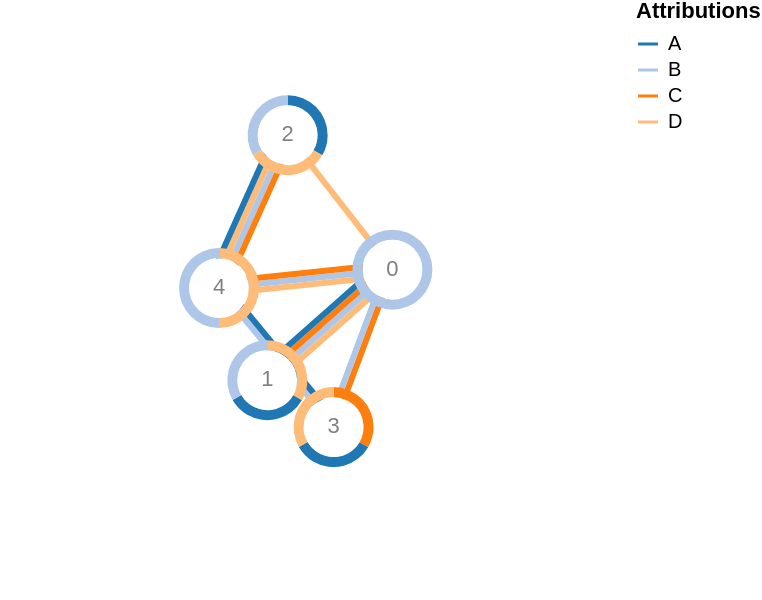

Describe this chart as a Vega-Lite specification.
### Vega specification from a JSON file in a GitHub repository (floating-point values rounded to 4 significant figures)
{"$schema": "https://vega.github.io/schema/vega/v5.json", "description": "A node-link diagram with force-directed and attributions as arc-segments, multilines.", "width": 300, "height": 300, "padding": 0, "signals": [{"name": "cx", "update": "width / 2"}, {"name": "cy", "update": "height / 2"}, {"name": "innerRadius", "value": 15}, {"name": "bandWidth", "value": 5}, {"name": "nodeCharge", "value": -80}, {"name": "linkDistance", "value": 80}, {"name": "lineWidth", "value": 3}, {"name": "static", "value": true, "bind": {"input": "checkbox"}}, {"description": "State variable for active node fix status.", "name": "fix", "value": false, "on": [{"events": "symbol:mouseout[!event.buttons], window:mouseup", "update": "false"}, {"events": "symbol:mouseover", "update": "fix || true"}, {"events": "[symbol:mousedown, window:mouseup] > window:mousemove!", "update": "xy()", "force": true}]}, {"description": "Graph node most recently interacted with.", "name": "node", "value": null, "on": [{"events": "symbol:mouseover", "update": "fix === true ? item() : node"}]}, {"description": "Flag to restart Force simulation upon data changes.", "name": "restart", "value": false, "on": [{"events": {"signal": "fix"}, "update": "fix && fix.length"}]}], "scales": [{"name": "color", "type": "ordinal", "range": {"scheme": "category20"}, "domain": {"sort": {"order": "ascending"}, "fields": [{"data": "node-attributions", "field": "attribution"}, {"data": "link-attributions", "field": "attribution"}]}}], "legends": [{"title": "Attributions", "stroke": "color", "symbolType": "stroke"}], "marks": [{"name": "nodes", "type": "symbol", "zindex": 1, "from": {"data": "node-data"}, "on": [{"trigger": "fix", "modify": "node", "values": "fix === true ? {fx: node.x, fy: node.y} : {fx: fix[0], fy: fix[1]}"}, {"trigger": "!fix", "modify": "node", "values": "{fx: null, fy: null}"}], "encode": {"enter": {"fill": {"value": "white"}, "size": {"signal": "2 * (innerRadius+bandWidth+1) * (innerRadius+bandWidth+1)"}}, "update": {"cursor": {"value": "pointer"}}}, "transform": [{"type": "force", "iterations": 300, "restart": {"signal": "restart"}, "static": {"signal": "static"}, "signal": "force", "forces": [{"force": "center", "x": {"signal": "cx"}, "y": {"signal": "cy"}}, {"force": "collide", "radius": {"signal": "innerRadius+bandWidth"}}, {"force": "nbody", "strength": {"signal": "nodeCharge"}}, {"force": "link", "links": "link-data", "distance": {"signal": "linkDistance"}}]}]}, {"name": "links", "type": "group", "zindex": 0, "from": {"facet": {"data": "link-data", "name": "link-facets", "groupby": "id"}}, "data": [{"name": "linky-data", "source": "link-facets", "transform": [{"type": "flatten", "fields": ["attribution"], "index": "_idx"}, {"type": "formula", "as": "weight", "expr": "1"}, {"type": "formula", "as": "slot", "expr": "if(datum._idx%2==0, datum._idx/2, -(datum._idx+1)/2)"}, {"type": "formula", "as": "idx", "expr": "datum.source.x-datum.target.x"}, {"type": "formula", "as": "idy", "expr": "datum.source.y-datum.target.y"}, {"type": "formula", "as": "length", "expr": "sqrt(pow(datum.idx, 2) + pow(datum.idy, 2))"}, {"type": "formula", "as": "Ax", "expr": "-datum.idy/datum.length"}, {"type": "formula", "as": "Ay", "expr": "datum.idx/datum.length"}, {"type": "formula", "as": "nx", "expr": "datum.source.x + datum.slot * lineWidth * datum.Ax"}, {"type": "formula", "as": "nx2", "expr": "datum.target.x + datum.slot * lineWidth * datum.Ax"}, {"type": "formula", "as": "ny", "expr": "datum.source.y + datum.slot * lineWidth * datum.Ay"}, {"type": "formula", "as": "ny2", "expr": "datum.target.y + datum.slot * lineWidth * datum.Ay"}]}], "marks": [{"type": "rule", "name": "lines", "from": {"data": "linky-data"}, "encode": {"enter": {"stroke": {"scale": "color", "field": "attribution"}, "strokeWidth": {"signal": "lineWidth"}}, "update": {"x": {"field": "nx"}, "y": {"field": "ny"}, "x2": {"field": "nx2"}, "y2": {"field": "ny2"}}}}]}, {"name": "nodeHalos", "type": "group", "from": {"facet": {"data": "node-attributions", "name": "node-facets", "groupby": "id"}}, "data": [{"name": "attribution-arcs", "source": "node-facets", "transform": [{"type": "pie", "field": "weight", "startAngle": 0, "endAngle": 6.29, "sort": true}, {"type": "lookup", "from": "nodes", "key": "datum.id", "fields": ["id"], "values": ["x", "y"]}]}], "marks": [{"type": "arc", "from": {"data": "attribution-arcs"}, "encode": {"enter": {"fill": {"scale": "color", "field": "attribution"}, "startAngle": {"field": "startAngle"}, "endAngle": {"field": "endAngle"}, "innerRadius": {"signal": "innerRadius"}, "outerRadius": {"signal": "innerRadius+bandWidth"}}, "update": {"x": {"field": "x"}, "y": {"field": "y"}}}}]}, {"type": "text", "name": "labels", "zindex": 2, "interactive": false, "from": {"data": "nodes"}, "encode": {"enter": {"text": {"field": "datum.label"}, "align": {"value": "center"}, "baseline": {"value": "middle"}}, "update": {"x": {"field": "x"}, "y": {"field": "y"}, "fill": [{"test": "indexof(datum.datum.attribution, '*all*')>=0", "value": "lightgray"}, {"value": "gray"}]}}}], "data": [{"name": "node-data", "values": [{"attribution": ["B"], "label": 0, "id": 0}, {"attribution": ["D", "A", "B"], "label": 1, "id": 1}, {"attribution": ["A", "D", "B"], "label": 2, "id": 2}, {"attribution": ["C", "A", "D"], "label": 3, "id": 3}, {"attribution": ["D", "B"], "label": 4, "id": 4}]}, {"name": "link-data", "values": [{"attribution": ["B", "C", "D", "A"], "source": 0, "target": 1}, {"attribution": ["D"], "source": 0, "target": 2}, {"attribution": ["C", "B"], "source": 0, "target": 3}, {"attribution": ["B", "C", "D"], "source": 0, "target": 4}, {"attribution": ["B", "D", "C", "A"], "source": 2, "target": 4}, {"attribution": ["B", "A"], "source": 3, "target": 4}]}, {"name": "node-attributions", "source": "node-data", "transform": [{"type": "flatten", "fields": ["attribution"]}, {"type": "formula", "as": "weight", "expr": "1"}]}, {"name": "link-attributions", "source": "link-data", "transform": [{"type": "flatten", "fields": ["attribution"], "index": "_idx"}]}]}
